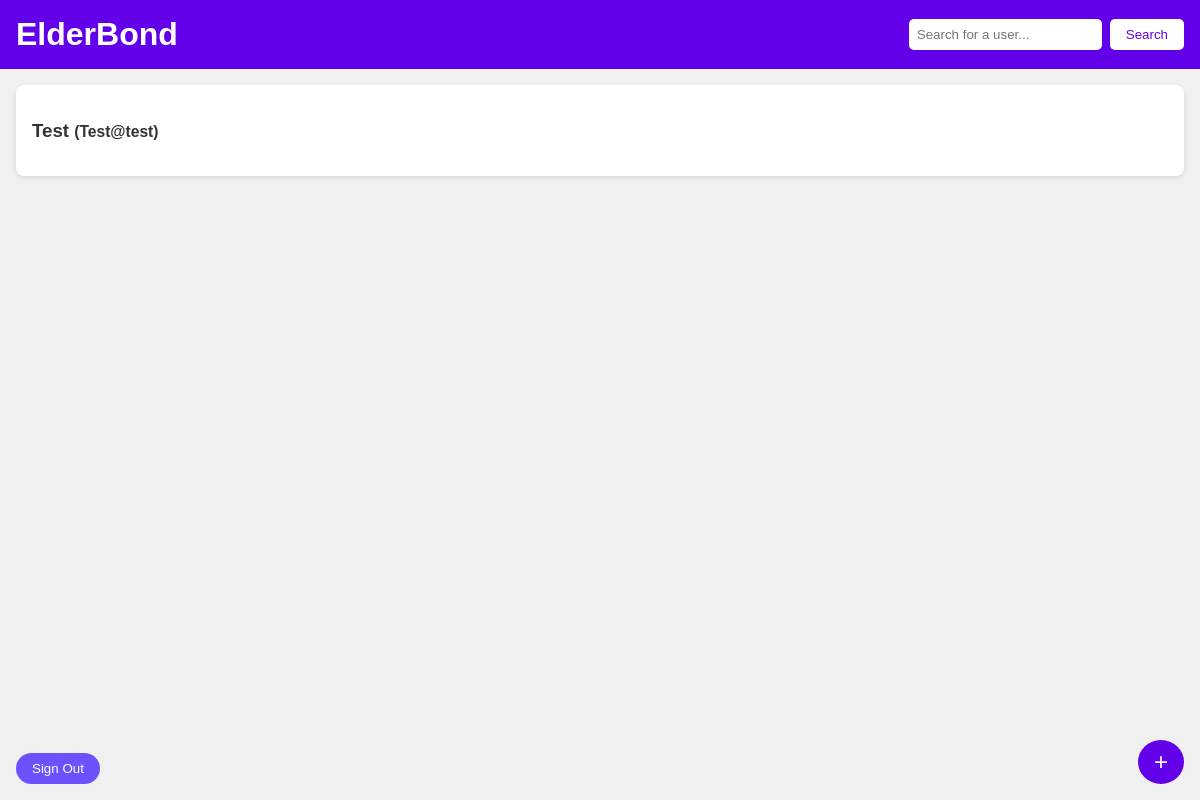
/users, run on an earlier commit of the app's database.
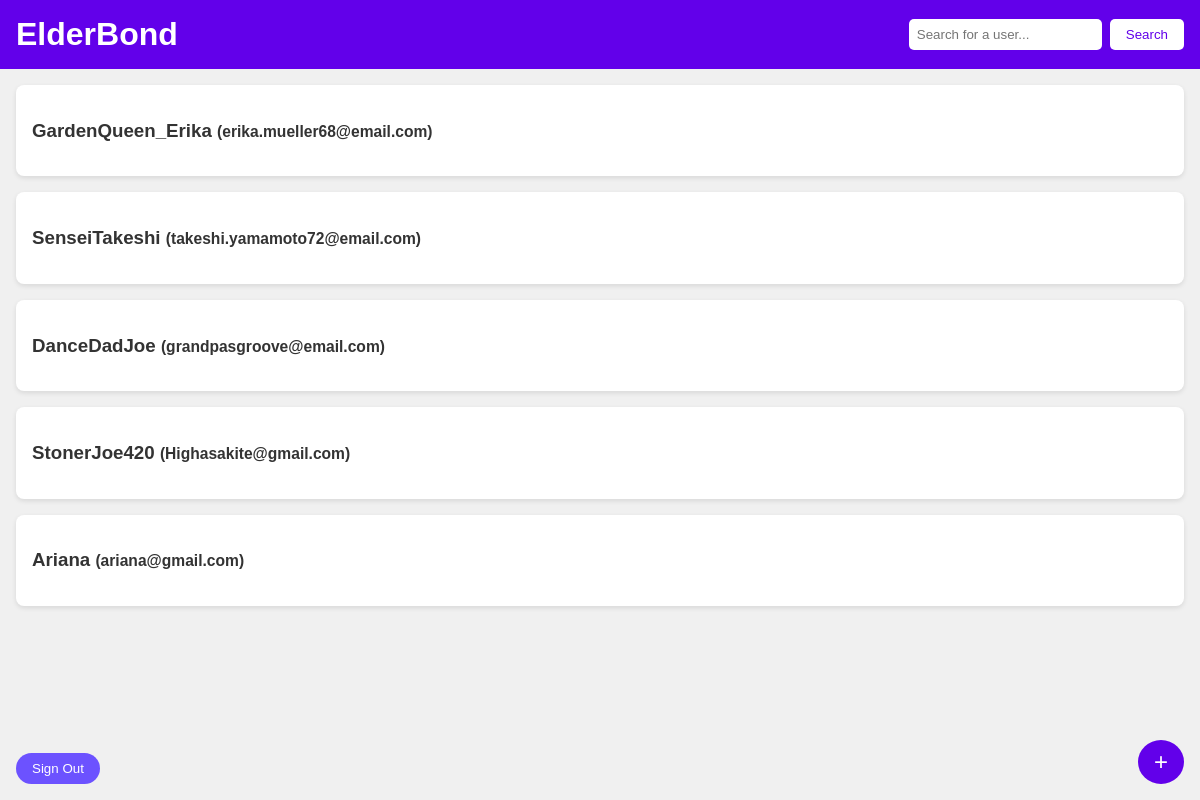
And on a later commit of the database.
### tables this page shows
CREATE TABLE UserTable (
                id INTEGER PRIMARY KEY AUTOINCREMENT,
                username TEXT UNIQUE NOT NULL,
                email TEXT UNIQUE NOT NULL,
                password TEXT NOT NULL
            );

### ElderBond.py (the view)
@app.route('/users', methods=['GET'])
def fetch_all_users():
    users = db.get_all_users()
    return render_template('main_page.html', users=users, content=[], search_result=None, logged_in=True)

### DataBase.py (called while the page is built)
    def get_all_users(self):
        conn = sqlite3.connect(self.db_name)
        cursor = conn.cursor()
        cursor.execute('SELECT * FROM UserTable')
        content = cursor.fetchall()
        conn.close()
        return content

### templates/main_page.html (shortened to what this page needs)
<!DOCTYPE html>
<html lang="en">
<head>
</head>
<body>
    <div class="container">
        <header>
            <h1>ElderBond</h1>
            <form class="search-bar" action="/search_user" method="POST">
                <input type="text" name="username" placeholder="Search for a user..." required>
                <button type="submit">Search</button>
            </form>
        </header>
    <main>
        <div class="user-posts">
            {% for user in users %}
            <div class="user-post">
                <h3>{{ user[1] }} <small>({{ user[2] }})</small></h3>
            </div>
            {% endfor %}
        </div>
    </main>
        <div class="floating-buttons">
            <form action="{{ url_for('logout') }}" method="POST">
                <button class="sign-out">Sign Out</button>
            </form>
            <button class="add-post" onclick="openPostModal()">+</button>
        </div>
    </div>
</body>
</html>

### templates/main_page.html (style rules this page uses)
body { font-family: Arial, sans-serif; margin: 0; padding: 0; background-color: #f0f0f0; color: #333; }
.container { display: flex; flex-direction: column; height: 100vh; }
header { background-color: #6200ea; color: #fff; padding: 1rem; display: flex; justify-content: space-between; align-items: center; }
header h1 { margin: 0; }
.search-bar { display: flex; gap: 0.5rem; }
.search-bar input { padding: 0.5rem; border: none; border-radius: 5px; }
.search-bar button { padding: 0.5rem 1rem; border: none; border-radius: 5px; background-color: #fff; color: #6200ea; cursor: pointer; }
main { flex: 1; overflow-y: auto; padding: 1rem; }
.user-posts { display: flex; flex-direction: column; gap: 1rem; }
.user-post { background: #fff; border-radius: 8px; padding: 1rem; box-shadow: 0 2px 5px rgba(0, 0, 0, 0.1); }
.floating-buttons { position: fixed; bottom: 1rem; right: 1rem; display: flex; flex-direction: column; gap: 1rem; }
.sign-out { background-color: #6c52ff; color: white; border: none; padding: 0.5rem 1rem; border-radius: 50px; cursor: pointer; position: fixed; bottom: 1rem; left: 1rem; }
.add-post { background-color: #6200ea; color: #fff; font-size: 1.5rem; border: none; padding: 0.5rem 1rem; border-radius: 50%; cursor: pointer; }

What changed in the data, as far as the page shows it:
removed UserTable: username "Test", email "Test@test"
added UserTable: username "GardenQueen_Erika", email "erika.mueller68@email.com"
added UserTable: username "SenseiTakeshi", email "takeshi.yamamoto72@email.com"
added UserTable: username "DanceDadJoe", email "grandpasgroove@email.com"
added UserTable: username "StonerJoe420", email "Highasakite@gmail.com"
added UserTable: username "Ariana", email "ariana@gmail.com"
